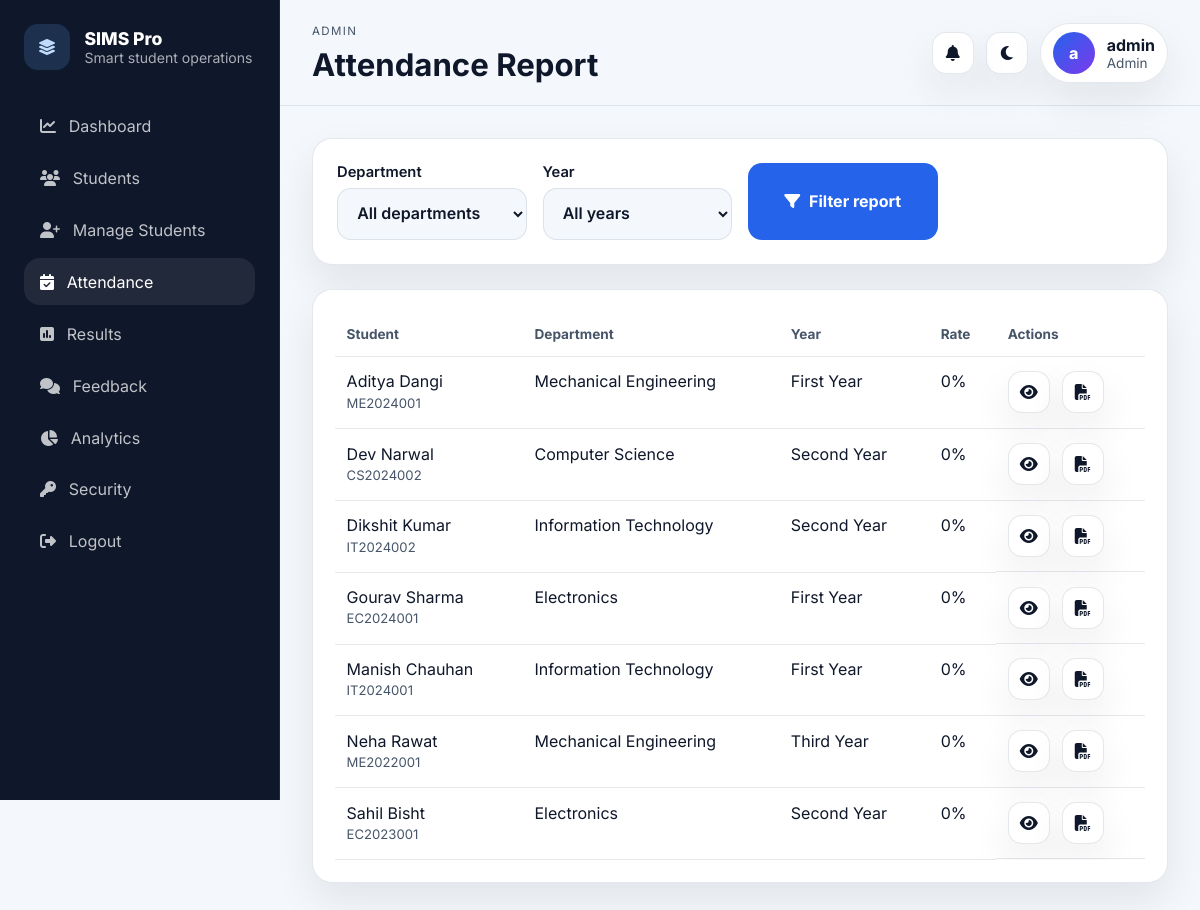
The page /attendance/report (signed in) on the database its author committed.
### tables this page shows
CREATE TABLE students (
                id          INTEGER PRIMARY KEY AUTOINCREMENT,
                student_id  TEXT UNIQUE NOT NULL,
                name        TEXT NOT NULL,
                email       TEXT,
                dob         TEXT,
                gender      TEXT,
                department  TEXT NOT NULL,
                year        TEXT NOT NULL,
                status      TEXT DEFAULT 'Active',
                address     TEXT,
                enroll_date TEXT,
                created_at  TIMESTAMP DEFAULT CURRENT_TIMESTAMP
            , assigned_teacher_id INTEGER, profile_image TEXT);

### app.py (the view)
@app.route("/attendance/report")
@roles_required("admin", "teacher")
def attendance_report():
    filters = {"dept": clean(request.args.get("dept"), 80), "year": clean(request.args.get("year"), 40)}
    rows = [{"student": s, "summary": attendance_summary(s["id"])} for s in visible_students(filters)]
    return render_template("attendance_report.html", rows=rows, filters=filters, departments=DEPARTMENTS, years=YEARS)

### app.py (called while the page is built)
def db():
    if "db" not in g:
        g.db = sqlite3.connect(app.config["DATABASE"])
        g.db.row_factory = sqlite3.Row
        g.db.execute("PRAGMA foreign_keys = ON")
    return g.db

def csrf_token():
    if "_csrf_token" not in session:
        session["_csrf_token"] = secrets.token_urlsafe(32)
    return session["_csrf_token"]

@app.before_request
def setup_req():
    session.permanent = True
    if request.method in {"POST", "PUT", "PATCH", "DELETE"}:
        token = request.form.get("csrf_token") or request.headers.get("X-CSRFToken")
        if token != session.get("_csrf_token"):
            abort(400, description="Invalid CSRF token.")

@app.context_processor
def inject_globals():
    return {
        "current_role": session.get("role"),
        "app_name": "SIMS Pro",
        "global_notifications": build_notifications() if session.get("role") else [],
    }

def clean(value, max_len=255):
    value = (value or "").strip()
    return value[:max_len]

def visible_clause(alias="students"):
    role = session.get("role")
    if role == "admin":
        return "1=1", []
    if role == "teacher":
        return f"{alias}.assigned_teacher_id = ?", [session["user_id"]]
    if role == "student":
        return f"{alias}.id = ?", [session["student_db_id"]]
    return "1=0", []

def attendance_summary(student_id):
    row = db().execute(
        """
        SELECT
            COUNT(*) total,
            SUM(CASE WHEN status='Present' THEN 1 ELSE 0 END) present,
            SUM(CASE WHEN status='Absent' THEN 1 ELSE 0 END) absent,
            SUM(CASE WHEN status='Late' THEN 1 ELSE 0 END) late
        FROM attendance
        WHERE student_id=?
        """,
        (student_id,),
    ).fetchone()
    total = row["total"] or 0
    present = row["present"] or 0
    rate = round((present / total) * 100, 1) if total else 0
    return {
        "total": total,
        "present": present,
        "absent": row["absent"] or 0,
        "late": row["late"] or 0,
        "rate": rate,
    }

### templates/attendance_report.html (shortened to what this page needs)
{% extends "base.html" %}
{% block page_heading %}Attendance Report{% endblock %}
{% block content %}
<section class="panel panel--form">
  <form method="get" class="filters-grid compact-grid">
    <label>
      <span>Department</span>
      <select name="dept">
        <option value="">All departments</option>
      </select>
    </label>
    <label>
      <span>Year</span>
      <select name="year">
        <option value="">All years</option>
      </select>
    </label>
    <button class="btn btn-primary" type="submit">
      <i class="fa-solid fa-filter"></i>
      <span>Filter report</span>
    </button>
  </form>
</section>
<section class="panel">
  <div class="table-wrap">
    <table class="data-table">
      <thead>
        <tr>
          <th>Student</th>
          <th>Department</th>
          <th>Year</th>
          <th>Rate</th>
          <th>Actions</th>
        </tr>
      </thead>
      <tbody>
        {% for row in rows %}
        <tr>
          <td>
            {{ row.student.name }}
            <span class="table-sub">{{ row.student.student_id }}</span>
          </td>
          <td>{{ row.student.department }}</td>
          <td>{{ row.student.year }}</td>
          <td>{{ row.summary.rate }}%</td>
          <td class="actions-inline">
            <a class="icon-btn" href="{{ url_for('student_attendance', student_id=row.student.id) }}">
              <i class="fa-solid fa-eye"></i>
            </a>
            <a class="icon-btn" href="{{ url_for('attendance_pdf', student_id=row.student.id) }}">
              <i class="fa-solid fa-file-pdf"></i>
            </a>
          </td>
        </tr>
        {% else %}
        <tr>
          <td colspan="5" class="empty">No attendance data found.</td>
        </tr>
        {% endfor %}
      </tbody>
    </table>
  </div>
</section>
{% endblock %}

### static/style.css (style rules this page uses)
:root { --bg: #f4f7fb; --bg-elevated: #ffffff; --bg-accent: linear-gradient(135deg, #eff6ff, #f8fafc 55%, #eef2ff); --text: #0f172a; --text-soft: #475569; --border: rgba(148, 163, 184, 0.25); --primary: #2563eb; --primary-strong: #1d4ed8; --primary-soft: rgba(37, 99, 235, 0.12); --success: #059669; --danger: #dc2626; --warning: #d97706; --shadow: 0 18px 40px rgba(15, 23, 42, 0.08); --radius: 20px; --sidebar-width: 280px; }
* { box-sizing: border-box; }
body { margin: 0; font-family: 'Inter', sans-serif; background: var(--bg); color: var(--text); }
a { color: inherit; text-decoration: none; }
button, input, select, textarea { font: inherit; }
button { cursor: pointer; }
.topbar-actions, .actions-inline { display: flex; align-items: center; gap: 0.75rem; flex-wrap: wrap; }
.icon-btn { width: 42px; height: 42px; border-radius: 14px; border: 1px solid var(--border); background: var(--bg-elevated); color: var(--text); display: grid; place-items: center; box-shadow: var(--shadow); }
.panel, .hero-card, .profile-hero, .auth-panel, .stat-card, .notice, .flash { background: var(--bg-elevated); border: 1px solid var(--border); border-radius: var(--radius); box-shadow: var(--shadow); }
.panel { padding: 1.35rem; }
.table-wrap { overflow: auto; }
.data-table { width: 100%; border-collapse: collapse; min-width: 760px; }
.data-table th, .data-table td { padding: 0.9rem 0.75rem; border-bottom: 1px solid var(--border); vertical-align: top; }
.data-table th { text-align: left; color: var(--text-soft); font-size: 0.85rem; font-weight: 700; }
.table-sub { display: block; color: var(--text-soft); font-size: 0.82rem; margin-top: 0.2rem; }
.filters-grid, .form-grid { display: grid; gap: 1rem; grid-template-columns: repeat(5, minmax(0, 1fr)); }
.compact-grid { grid-template-columns: repeat(4, minmax(0, 1fr)); }
label { display: grid; gap: 0.45rem; font-weight: 600; color: var(--text); }
label span { font-size: 0.92rem; }
input, select, textarea { width: 100%; border: 1px solid var(--border); border-radius: 14px; padding: 0.85rem 0.95rem; background: var(--bg); color: var(--text); }
.btn { display: inline-flex; align-items: center; gap: 0.55rem; justify-content: center; padding: 0.85rem 1.15rem; border-radius: 14px; border: 1px solid transparent; font-weight: 700; }
.btn-primary { background: var(--primary); color: white; }
.panel--form { padding: 1.5rem; }

### rows shown on the page
students: student.name "Aditya Dangi", student.student_id "ME2024001", student.department "Mechanical Engineering", student.year "First Year"
students: student.name "Dev Narwal", student.student_id "CS2024002", student.department "Computer Science", student.year "Second Year"
students: student.name "Dikshit Kumar", student.student_id "IT2024002", student.department "Information Technology", student.year "Second Year"
students: student.name "Gourav Sharma", student.student_id "EC2024001", student.department "Electronics", student.year "First Year"
students: student.name "Manish Chauhan", student.student_id "IT2024001", student.department "Information Technology", student.year "First Year"
students: student.name "Neha Rawat", student.student_id "ME2022001", student.department "Mechanical Engineering", student.year "Third Year"
students: student.name "Sahil Bisht", student.student_id "EC2023001", student.department "Electronics", student.year "Second Year"

### other values the page prints
{{ app_name }} "SIMS Pro"
{{ current_role|title }} "ADMIN"
{{ (session.get('display_name') or 'U')[0] }} "a"
{{ session.get('display_name') }} "admin"
{{ current_role|title }} "Admin"
{{ row.summary.rate }} "0" "0" "0" "0" "0" "0" "0"
